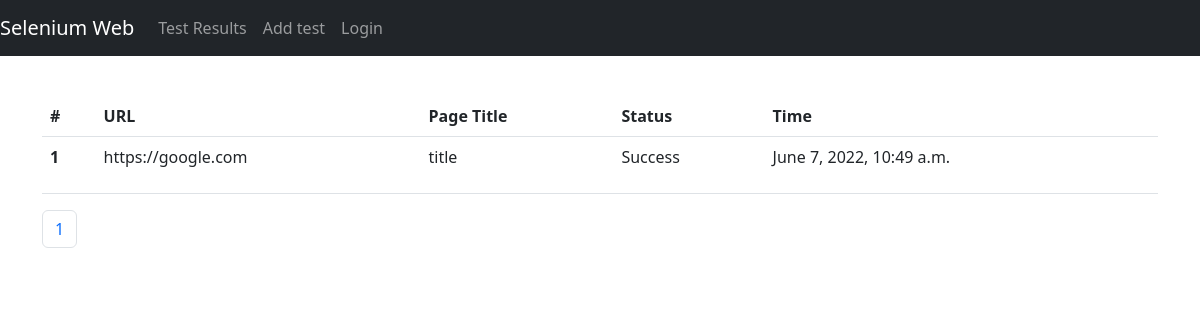
The app's page /, older data.
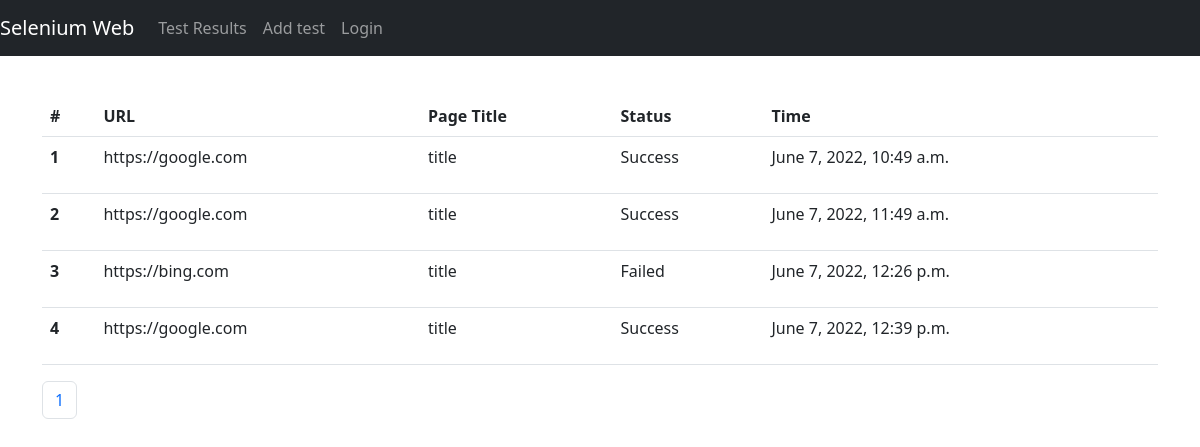
The same page, newer data.
### core_app/models.py (models this page shows, shortened)
class E2ETestResults(models.Model):
    link = models.TextField()  # link --> url
    page_title = models.CharField(max_length=200)
    status = models.CharField(max_length=10)
    created = models.DateTimeField(auto_now_add=True)
    updated = models.DateTimeField(auto_now=True)

### core_app/views.py (the view)
# urls.py: path("", E2ETestResultsListView.as_view(), name="e2e-test-results-list"),
class E2ETestResultsListView(generic.ListView):
    model = E2ETestResults
    template_name = TEST_RESULTS_TEMPLATE
    paginate_by = 10

### core_app/templates/pages/e2e-test-results-list.html (shortened to what this page needs)
{% extends "../layout/base.html" %}
{% block content %}
<div class="mt-5 py-5">
    <table class="table">
        <thead>
            <tr>
                <th scope="col">#</th>
                <th scope="col">URL</th>
                <th scope="col">Page Title</th>
                <th scope="col">Status</th>
                <th scope="col">Time</th>
            </tr>
        </thead>
        <tbody>
            {% for item in object_list %}
            <tr>
                <th scope="row">{{ item.id }}</th>
                <td>
                    <p>{{ item.link }}</p>
                </td>
                <td>{{ item.page_title }}</td>
                <td>{{ item.status }}</td>
                <td>{{ item.created }}</td>
            </tr>
            {% endfor %}
        </tbody>
    </table>
    {% if page_obj %}
    <nav aria-label="Page navigation example">
        <ul class="pagination">
            <li class="page-item"><a class="page-link" href="?page={{ page_obj.number }}">{{ page_obj.number }}</a></li>
        </ul>
    </nav>
    {% endif %}
</div>
{% endblock content %}

### core_app/templates/layout/base.html (shortened to what this page needs)
{% include "./header.html" %}
<body>
    <main role="main" class="container">
      {% block content %}{% endblock content %}
    </main>
{% include "./navbar.html" %}
{% include "./footer.html" %}

### core_app/templates/layout/header.html (shortened to what this page needs)
<!DOCTYPE html>
<html lang="en">
<head>
<link href="https://cdn.jsdelivr.net/npm/bootstrap@5.2.0-beta1/dist/css/bootstrap.min.css" rel="stylesheet">
</head>

### core_app/templates/layout/navbar.html (shortened to what this page needs)
<nav class="navbar navbar-expand-md navbar-dark bg-dark fixed-top">
    <a class="navbar-brand">Selenium Web</a>
    <div class="collapse navbar-collapse" id="navbarsExampleDefault">
      <ul class="navbar-nav mr-auto">
        <li class="nav-item active">
          <a class="nav-link" href="{% url "e2e-test-results-list" %}">Test Results</a>
        </li>
        <li class="nav-item active">
          <a class="nav-link" href="{% url "add-e2e-test" %}">Add test</span></a>
        </li>
        <li class="nav-item">
        {% if request.user.is_authenticated %}
          <a class="nav-link" href="#">Logout</a>
        {% else %}
         <a class="nav-link" href="#">Login</a>
         {% endif %}
        </li>
      </ul>
    </div>
</nav>

### core_app/templates/layout/footer.html (shortened to what this page needs)
</body>
</html>

Row changes from the older to the newer data that the page shows:
added E2ETestResults: id "2", link "https://google.com", page_title "title", status "Success", created "June 7, 2022, 11:49 a.m."
added E2ETestResults: id "3", link "https://bing.com", page_title "title", status "Failed", created "June 7, 2022, 12:26 p.m."
added E2ETestResults: id "4", link "https://google.com", page_title "title", status "Success", created "June 7, 2022, 12:39 p.m."
